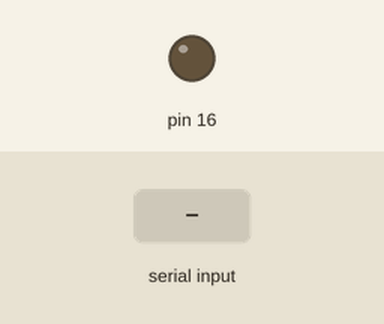
A sketch run on a simulated Arduino Uno, built with avr-gcc and run on an emulated ATmega328P. Shown: output pins drawn as LEDs (lit = HIGH). The test bench sets the inputs (shaded band).

Above: at 1.2 s.
1.3 s: "LEDOFF" received over Serial
At 2.8 s:
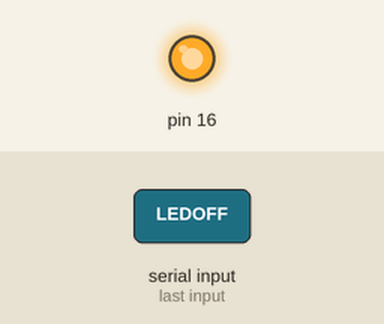
3.8 s: "LEDON" received over Serial
At 5.9 s:
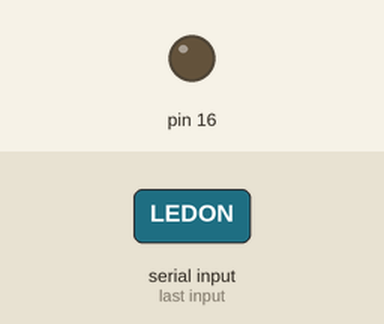
Timing chart, 0 to 7.4 s (numbered marks = the images above; inputs shaded):
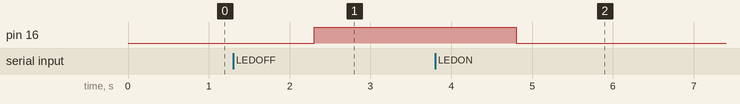

The sketch:

bt_uart_indexOf.ino
```cpp
void setup() {
  pinMode(16, OUTPUT);
  Serial.begin(9600);
}
void loop() {
  if (Serial.available())
  {
    String data;
    data = Serial.readString();
    if (data.indexOf("LEDON") != -1) digitalWrite(16, LOW);
    else if (data.indexOf("LEDOFF") != -1) digitalWrite(16, HIGH);
    else if (data.indexOf("LEDBLINK") != -1)
    {
      for (int i = 0; i < 5; i++)
      {
        digitalWrite(16, LOW); delay(2000);
        digitalWrite(16, HIGH); delay(2000);
      }
    }
  }

}
```

Measured:
- after the input at 1.3 s, pin 16: LOW → HIGH after 1.0 s
- after the input at 3.8 s, pin 16: HIGH → LOW after 1.0 s
